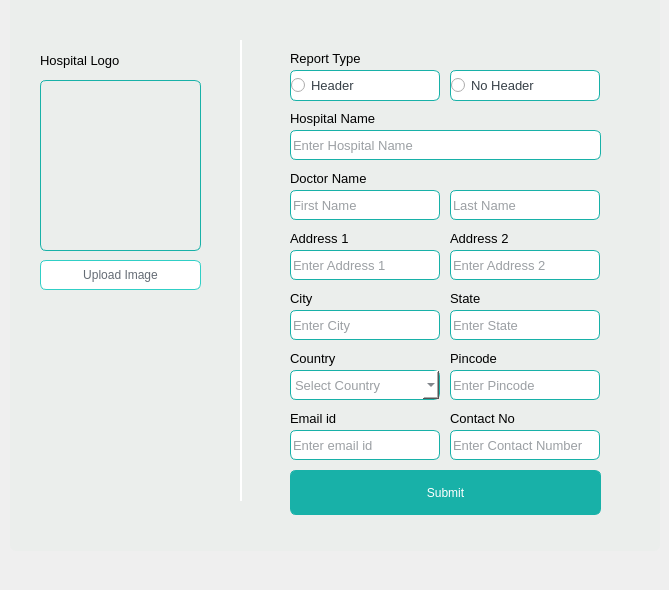
          <widget class="QWidget" name="page">
           <widget class="QFrame" name="frame_17">
            <property name="geometry">
             <rect>
              <x>10</x>
              <y>-30</y>
              <width>650</width>
              <height>581</height>
             </rect>
            </property>
            <property name="styleSheet">
             <string notr="true">background-color:#EBEEEC;
border-radius: 6px;
border: 1px solid #ffff;</string>
            </property>
            <property name="frameShape">
             <enum>QFrame::NoFrame</enum>
            </property>
            <widget class="QLabel" name="label_34">
             <property name="geometry">
              <rect>
               <x>280</x>
               <y>140</y>
               <width>141</width>
               <height>16</height>
              </rect>
             </property>
             <property name="font">
              <font>
               <family>Ubuntu</family>
               <pointsize>10</pointsize>
              </font>
             </property>
             <property name="styleSheet">
              <string>background-color: transparent;
border-radius: 6px;
border: 0px solid </string>
             </property>
             <property name="text">
              <string>Hospital Name</string>
             </property>
            </widget>
            <widget class="QLineEdit" name="txt_hospitalName">
             <property name="geometry">
              <rect>
               <x>280</x>
               <y>160</y>
               <width>311</width>
               <height>30</height>
              </rect>
             </property>
             <property name="font">
              <font>
               <family>Ubuntu</family>
               <pointsize>10</pointsize>
              </font>
             </property>
             <property name="styleSheet">
              <string notr="true">background-color: rgb(255, 255, 255);
color: rgb(55, 64, 71);
border-radius: 6px;
border: 1px solid #18B1A8;</string>
             </property>
             <property name="placeholderText">
              <string>Enter Hospital Name</string>
             </property>
            </widget>
            <widget class="QLabel" name="label_35">
             <property name="geometry">
              <rect>
               <x>280</x>
               <y>200</y>
               <width>191</width>
               <height>16</height>
              </rect>
             </property>
             <property name="font">
              <font>
               <family>Ubuntu</family>
               <pointsize>10</pointsize>
              </font>
             </property>
             <property name="styleSheet">
              <string>background-color: transparent;
border-radius: 6px;
border: 0px solid </string>
             </property>
             <property name="text">
              <string>Doctor Name</string>
             </property>
            </widget>
            <widget class="QLineEdit" name="txt_doctor_fname">
             <property name="geometry">
              <rect>
               <x>280</x>
               <y>220</y>
               <width>150</width>
               <height>30</height>
              </rect>
             </property>
             <property name="font">
              <font>
               <family>Ubuntu</family>
               <pointsize>10</pointsize>
              </font>
             </property>
             <property name="styleSheet">
              <string notr="true">background-color: rgb(255, 255, 255);
color: rgb(55, 64, 71);
border-radius: 6px;
border: 1px solid #18B1A8;</string>
             </property>
             <property name="placeholderText">
              <string>First Name</string>
             </property>
            </widget>
            <widget class="QLabel" name="label_36">
             <property name="geometry">
              <rect>
               <x>280</x>
               <y>80</y>
               <width>221</width>
               <height>16</height>
              </rect>
             </property>
             <property name="font">
              <font>
               <family>Ubuntu</family>
               <pointsize>10</pointsize>
              </font>
             </property>
             <property name="styleSheet">
              <string>background-color: transparent;
border-radius: 6px;
border: 0px solid </string>
             </property>
             <property name="text">
              <string>Report Type</string>
             </property>
            </widget>
            <widget class="QLabel" name="label_37">
             <property name="geometry">
              <rect>
               <x>280</x>
               <y>260</y>
               <width>71</width>
               <height>16</height>
              </rect>
             </property>
             <property name="font">
              <font>
               <family>Ubuntu</family>
               <pointsize>10</pointsize>
              </font>
             </property>
             <property name="styleSheet">
              <string>background-color: transparent;
border-radius: 6px;
border: 0px solid </string>
             </property>
             <property name="text">
              <string>Address 1</string>
             </property>
            </widget>
            <widget class="QLineEdit" name="txt_address1">
             <property name="geometry">
              <rect>
               <x>280</x>
               <y>280</y>
               <width>150</width>
               <height>30</height>
              </rect>
             </property>
             <property name="font">
              <font>
               <family>Ubuntu</family>
               <pointsize>10</pointsize>
              </font>
             </property>
             <property name="styleSheet">
              <string notr="true">background-color: rgb(255, 255, 255);
color: rgb(55, 64, 71);
border-radius: 6px;
border: 1px solid #18B1A8;</string>
             </property>
             <property name="placeholderText">
              <string>Enter Address 1</string>
             </property>
            </widget>
            <widget class="QLabel" name="label_38">
             <property name="geometry">
              <rect>
               <x>280</x>
               <y>320</y>
               <width>121</width>
               <height>16</height>
              </rect>
             </property>
             <property name="font">
              <font>
               <family>Ubuntu</family>
               <pointsize>10</pointsize>
              </font>
             </property>
             <property name="styleSheet">
              <string>background-color: transparent;
border-radius: 6px;
border: 0px solid </string>
             </property>
             <property name="text">
              <string>City</string>
             </property>
            </widget>
            <widget class="QLineEdit" name="txt_city">
             <property name="geometry">
              <rect>
               <x>280</x>
               <y>340</y>
               <width>150</width>
               <height>30</height>
              </rect>
             </property>
             <property name="font">
              <font>
               <family>Ubuntu</family>
               <pointsize>10</pointsize>
              </font>
             </property>
             <property name="styleSheet">
              <string notr="true">background-color: rgb(255, 255, 255);
color: rgb(55, 64, 71);
border-radius: 6px;
border: 1px solid #18B1A8;</string>
             </property>
             <property name="placeholderText">
              <string>Enter City</string>
             </property>
            </widget>
            <widget class="QLabel" name="label_39">
             <property name="geometry">
              <rect>
               <x>280</x>
               <y>380</y>
               <width>71</width>
               <height>16</height>
              </rect>
             </property>
             <property name="font">
              <font>
               <family>Ubuntu</family>
               <pointsize>10</pointsize>
              </font>
             </property>
             <property name="styleSheet">
              <string>background-color: transparent;
border-radius: 6px;
border: 0px solid </string>
             </property>
             <property name="text">
              <string>Country</string>
             </property>
            </widget>
            <widget class="QComboBox" name="cmb_country">
             <property name="geometry">
              <rect>
               <x>280</x>
               <y>400</y>
               <width>150</width>
               <height>30</height>
              </rect>
             </property>
             <property name="font">
              <font>
               <family>Ubuntu</family>
               <pointsize>10</pointsize>
              </font>
             </property>
             <property name="styleSheet">
              <string notr="true">QComboBox
{
 background-color: rgb(255, 255, 255);
color: rgb(55, 64, 71);
border-radius: 6px;
border: 1px solid #18B1A8;
}



</string>
             </property>
             <property name="placeholderText">
              <string>Select Country</string>
             </property>
             <item>
              <property name="text">
               <string>India</string>
              </property>
             </item>
             <item>
              <property name="text">
               <string>Europe</string>
              </property>
             </item>
             <item>
              <property name="text">
               <string>Africa</string>
              </property>
             </item>
             <item>
              <property name="text">
               <string>Indonesis</string>
              </property>
             </item>
            </widget>
            <widget class="QRadioButton" name="radio_btn_header">
             <property name="geometry">
              <rect>
               <x>280</x>
               <y>100</y>
               <width>150</width>
               <height>31</height>
              </rect>
             </property>
             <property name="font">
              <font>
               <family>Ubuntu</family>
               <pointsize>10</pointsize>
              </font>
             </property>
             <property name="styleSheet">
              <string notr="true">background-color: rgb(255, 255, 255);
color: rgb(55, 64, 71);
border-radius: 6px;
border: 1px solid #18B1A8;</string>
             </property>
             <property name="text">
              <string>Header</string>
             </property>
            </widget>
            <widget class="QRadioButton" name="radio_btn_Noheader">
             <property name="geometry">
              <rect>
               <x>440</x>
               <y>100</y>
               <width>150</width>
               <height>31</height>
              </rect>
             </property>
             <property name="font">
              <font>
               <family>Ubuntu</family>
               <pointsize>10</pointsize>
              </font>
             </property>
             <property name="styleSheet">
              <string notr="true">background-color: rgb(255, 255, 255);
color: rgb(55, 64, 71);
border-radius: 6px;
border: 1px solid #18B1A8;</string>
             </property>
             <property name="text">
              <string>No Header</string>
             </property>
            </widget>
            <widget class="QLineEdit" name="txt_doctor_lname">
             <property name="geometry">
              <rect>
               <x>440</x>
               <y>220</y>
               <width>150</width>
               <height>30</height>
              </rect>
             </property>
             <property name="font">
              <font>
               <family>Ubuntu</family>
               <pointsize>10</pointsize>
              </font>
             </property>
             <property name="styleSheet">
              <string notr="true">background-color: rgb(255, 255, 255);
color: rgb(55, 64, 71);
border-radius: 6px;
border: 1px solid #18B1A8;</string>
             </property>
             <property name="placeholderText">
              <string>Last Name</string>
             </property>
            </widget>
            <widget class="QPushButton" name="btn_report_save">
             <property name="geometry">
              <rect>
               <x>280</x>
               <y>500</y>
               <width>311</width>
               <height>45</height>
              </rect>
             </property>
             <property name="styleSheet">
              <string notr="true">background-color: rgb(24, 177, 168);
border-radius: 6px;
border: 1px solid #18B1A8;
font: 500 11pt &quot;Ubuntu&quot;;
color: rgb(255, 255, 255);
</string>
             </property>
             <property name="text">
              <string>Submit</string>
             </property>
            </widget>
            <widget class="Line" name="line_3">
             <property name="geometry">
              <rect>
               <x>230</x>
               <y>70</y>
               <width>2</width>
               <height>461</height>
              </rect>
             </property>
             <property name="styleSheet">
              <string notr="true">background-color: rgb(255, 255, 255);</string>
             </property>
             <property name="orientation">
              <enum>Qt::Vertical</enum>
             </property>
            </widget>
            <widget class="QLabel" name="label_3">
             <property name="geometry">
              <rect>
               <x>30</x>
               <y>80</y>
               <width>111</width>
               <height>21</height>
              </rect>
             </property>
             <property name="font">
              <font>
               <family>Ubuntu</family>
               <pointsize>10</pointsize>
              </font>
             </property>
             <property name="styleSheet">
              <string notr="true">background-color: transparent;
border-radius: 6px;
border: 0px solid </string>
             </property>
             <property name="text">
              <string>Hospital Logo</string>
             </property>
            </widget>
            <widget class="QLabel" name="label_33">
             <property name="geometry">
              <rect>
               <x>30</x>
               <y>110</y>
               <width>161</width>
               <height>171</height>
              </rect>
             </property>
             <property name="styleSheet">
              <string notr="true">border-radius: 6px;
border: 1px solid #18B1A8;</string>
             </property>
             <property name="text">
              <string/>
             </property>
             <property name="pixmap">
              <pixmap resource="myresource.qrc">:/new/prefix_stack/images/cloud-upload_1.png</pixmap>
             </property>
             <property name="scaledContents">
              <bool>false</bool>
             </property>
             <property name="alignment">
              <set>Qt::AlignCenter</set>
             </property>
            </widget>
            <widget class="QPushButton" name="btn_browser">
             <property name="geometry">
              <rect>
               <x>30</x>
               <y>290</y>
               <width>161</width>
               <height>30</height>
              </rect>
             </property>
             <property name="font">
              <font>
               <family>Ubuntu</family>
               <pointsize>9</pointsize>
              </font>
             </property>
             <property name="styleSheet">
              <string notr="true">background-color: rgb(255, 255, 255);
color: rgb(100, 107, 116);
border-radius: 6px;
border: 1px solid #30CFC6;</string>
             </property>
             <property name="text">
              <string>Upload Image</string>
             </property>
             <property name="icon">
              <iconset resource="myresource.qrc">
               <normaloff>:/new/prefix_stack/images/cloud-upload_1.png</normaloff>:/new/prefix_stack/images/cloud-upload_1.png</iconset>
             </property>
             <property name="flat">
              <bool>true</bool>
             </property>
            </widget>
            <widget class="QLineEdit" name="txt_address2">
             <property name="geometry">
              <rect>
               <x>440</x>
               <y>280</y>
               <width>150</width>
               <height>30</height>
              </rect>
             </property>
             <property name="font">
              <font>
               <family>Ubuntu</family>
               <pointsize>10</pointsize>
              </font>
             </property>
             <property name="styleSheet">
              <string notr="true">background-color: rgb(255, 255, 255);
color: rgb(55, 64, 71);
border-radius: 6px;
border: 1px solid #18B1A8;</string>
             </property>
             <property name="placeholderText">
              <string>Enter Address 2</string>
             </property>
            </widget>
            <widget class="QLabel" name="label_40">
             <property name="geometry">
              <rect>
               <x>440</x>
               <y>260</y>
               <width>71</width>
               <height>16</height>
              </rect>
             </property>
             <property name="font">
              <font>
               <family>Ubuntu</family>
               <pointsize>10</pointsize>
              </font>
             </property>
             <property name="styleSheet">
              <string>background-color: transparent;
border-radius: 6px;
border: 0px solid </string>
             </property>
             <property name="text">
              <string>Address 2</string>
             </property>
            </widget>
            <widget class="QLineEdit" name="txt_state">
             <property name="geometry">
              <rect>
               <x>440</x>
               <y>340</y>
               <width>150</width>
               <height>30</height>
              </rect>
             </property>
             <property name="font">
              <font>
               <family>Ubuntu</family>
               <pointsize>10</pointsize>
              </font>
             </property>
             <property name="styleSheet">
              <string notr="true">background-color: rgb(255, 255, 255);
color: rgb(55, 64, 71);
border-radius: 6px;
border: 1px solid #18B1A8;</string>
             </property>
             <property name="placeholderText">
              <string>Enter State</string>
             </property>
            </widget>
            <widget class="QLabel" name="label_41">
             <property name="geometry">
              <rect>
               <x>440</x>
               <y>320</y>
               <width>121</width>
               <height>16</height>
              </rect>
             </property>
             <property name="font">
              <font>
               <family>Ubuntu</family>
               <pointsize>10</pointsize>
              </font>
             </property>
             <property name="styleSheet">
              <string>background-color: transparent;
border-radius: 6px;
border: 0px solid </string>
             </property>
             <property name="text">
              <string>State</string>
             </property>
            </widget>
            <widget class="QLabel" name="label_42">
             <property name="geometry">
              <rect>
               <x>440</x>
               <y>380</y>
               <width>121</width>
               <height>16</height>
              </rect>
             </property>
             <property name="font">
              <font>
               <family>Ubuntu</family>
               <pointsize>10</pointsize>
              </font>
             </property>
             <property name="styleSheet">
              <string>background-color: transparent;
border-radius: 6px;
border: 0px solid </string>
             </property>
             <property name="text">
              <string>Pincode</string>
             </property>
            </widget>
            <widget class="QLineEdit" name="txt_pincode">
             <property name="geometry">
              <rect>
               <x>440</x>
               <y>400</y>
               <width>150</width>
               <height>30</height>
              </rect>
             </property>
             <property name="font">
              <font>
               <family>Ubuntu</family>
               <pointsize>10</pointsize>
              </font>
             </property>
             <property name="styleSheet">
              <string notr="true">background-color: rgb(255, 255, 255);
color: rgb(55, 64, 71);
border-radius: 6px;
border: 1px solid #18B1A8;</string>
             </property>
             <property name="placeholderText">
              <string>Enter Pincode</string>
             </property>
            </widget>
            <widget class="QLabel" name="label_43">
             <property name="geometry">
              <rect>
               <x>280</x>
               <y>440</y>
               <width>121</width>
               <height>16</height>
              </rect>
             </property>
             <property name="font">
              <font>
               <family>Ubuntu</family>
               <pointsize>10</pointsize>
              </font>
             </property>
             <property name="styleSheet">
              <string>background-color: transparent;
border-radius: 6px;
border: 0px solid </string>
             </property>
             <property name="text">
              <string>Email id</string>
             </property>
            </widget>
            <widget class="QLineEdit" name="txt_emailid">
             <property name="geometry">
              <rect>
               <x>280</x>
               <y>460</y>
               <width>150</width>
               <height>30</height>
              </rect>
             </property>
             <property name="font">
              <font>
               <family>Ubuntu</family>
               <pointsize>10</pointsize>
              </font>
             </property>
             <property name="styleSheet">
              <string notr="true">background-color: rgb(255, 255, 255);
color: rgb(55, 64, 71);
border-radius: 6px;
border: 1px solid #18B1A8;</string>
             </property>
             <property name="placeholderText">
              <string>Enter email id</string>
             </property>
            </widget>
            <widget class="QLabel" name="label_44">
             <property name="geometry">
              <rect>
               <x>440</x>
               <y>440</y>
               <width>121</width>
               <height>16</height>
              </rect>
             </property>
             <property name="font">
              <font>
               <family>Ubuntu</family>
               <pointsize>10</pointsize>
              </font>
             </property>
             <property name="styleSheet">
              <string>background-color: transparent;
border-radius: 6px;
border: 0px solid </string>
             </property>
             <property name="text">
              <string>Contact No</string>
             </property>
            </widget>
            <widget class="QLineEdit" name="txt_mobile_no">
             <property name="geometry">
              <rect>
               <x>440</x>
               <y>460</y>
               <width>150</width>
               <height>30</height>
              </rect>
             </property>
             <property name="font">
              <font>
               <family>Ubuntu</family>
               <pointsize>10</pointsize>
              </font>
             </property>
             <property name="styleSheet">
              <string notr="true">background-color: rgb(255, 255, 255);
color: rgb(55, 64, 71);
border-radius: 6px;
border: 1px solid #18B1A8;</string>
             </property>
             <property name="placeholderText">
              <string>Enter Contact Number</string>
             </property>
            </widget>
           </widget>
          </widget>
